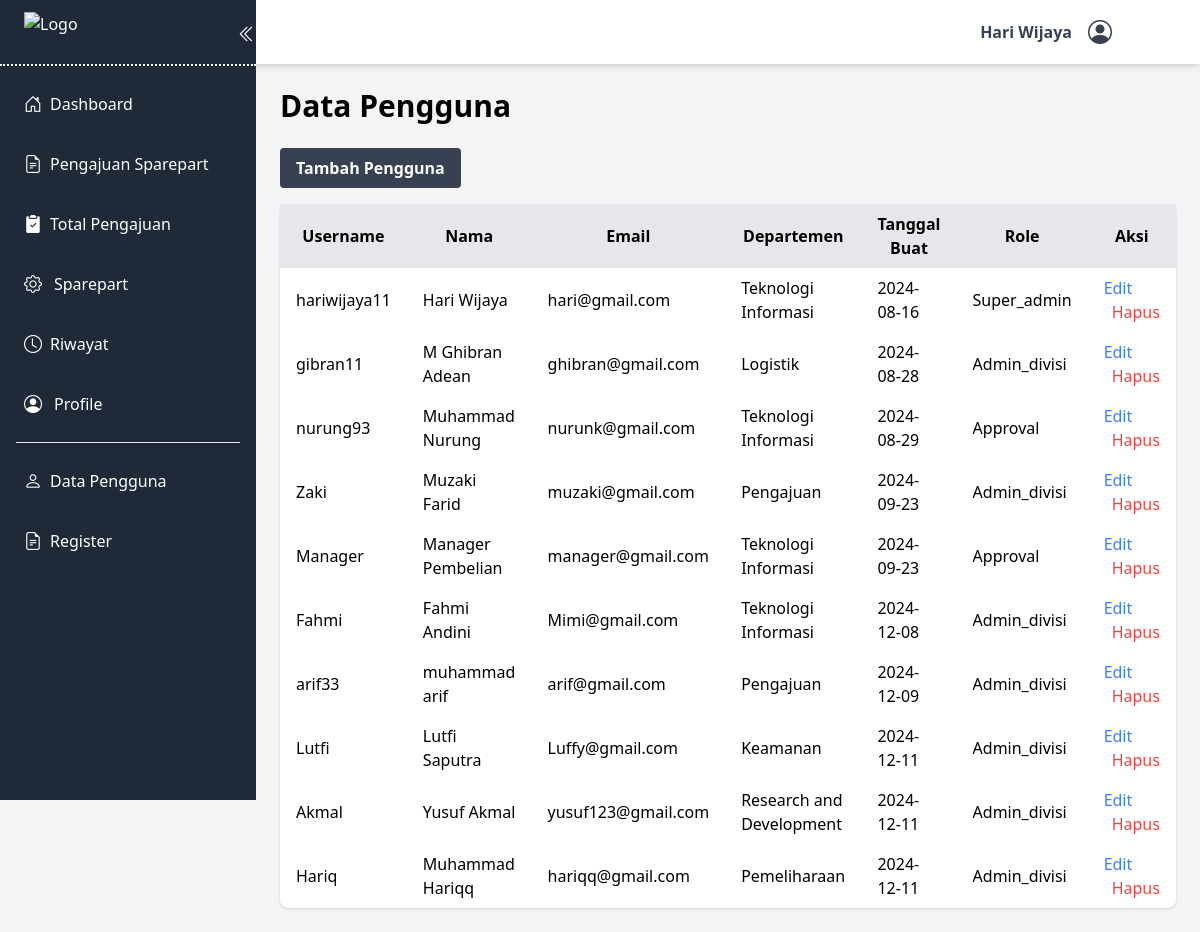
The page /index.php?page=datapengguna (signed in) on the database its author committed.
### tables this page shows
CREATE TABLE `pengguna` (
  `id_pengguna` int(11) NOT NULL,
  `username` varchar(100) NOT NULL,
  `nm_pengguna` varchar(100) NOT NULL,
  `email` varchar(255) NOT NULL,
  `id_divisi` int(11) NOT NULL,
  `tgl_buat` date NOT NULL,
  `password` varchar(255) NOT NULL,
  `role` enum('super_admin','admin_divisi','approval') NOT NULL,
  `foto_profil` varchar(255) DEFAULT NULL
);

CREATE TABLE `divisi` (
  `id_divisi` int(11) NOT NULL,
  `nm_divisi` varchar(100) NOT NULL
);

### controllers/data_penggunaController.php (called while the page is built, shortened)
<?php
require_once __DIR__ . '/../config/database.php';
function getPenggunaList()
{
    global $pdo;
    $stmt = $pdo->prepare("SELECT p.*, d.nm_divisi FROM pengguna p LEFT JOIN divisi d ON p.id_divisi = d.id_divisi");
    $stmt->execute();
    $penggunas = $stmt->fetchAll(PDO::FETCH_ASSOC);
    return $penggunas;
}
$penggunas = getPenggunaList();
?>

### views/data_pengguna.php (the view, shortened to what this page needs)
<?php
require_once 'partials/navbar.php';
require_once '../penjualan/controllers/data_penggunaController.php';
$role = $_SESSION['role'];
?>
<!DOCTYPE html>
<html lang="en">
<head>
    <link href="https://cdn.jsdelivr.net/npm/tailwindcss@2.2.19/dist/tailwind.min.css" rel="stylesheet">
    <link rel="stylesheet" href="https://cdn.jsdelivr.net/npm/bootstrap-icons@1.9.1/font/bootstrap-icons.css">
</head>
<body class="bg-gray-100">
    <div id="sidebar"
        class="sidebar bg-gray-800 text-white h-screen fixed top-0 left-0 overflow-y-auto z-10 w-64 transition-transform duration-300">
        <div class="p-3 relative">
            <img src="https://sikp.pusri.co.id/static/media/logo-white.b054006e16dac76de809.png" alt="Logo"
                class="ml-3 w-15 h-10 mx-auto">
            <button id="toggleSidebar" class="absolute mt-2 top-3 right-0 focus:outline-none">
                <i class="bi bi-chevron-double-left text-lg"></i>
            </button>
        </div>
        <hr class="border-t-2 border-dotted border-white">
        <nav class="p-4">
            <ul>
                <li class="mb-4">
                    <a href="/penjualan/index.php?page=dashboard"
                        class="flex items-center text-white hover:bg-gray-500 p-2 rounded">
                        <i class="bi bi-house-door text-lg mr-2"></i>
                        Dashboard
                    </a>
                </li>
                <?php if ($role !== 'approval'): ?>
                    <li class="mb-4">
                        <a href="index.php?page=pengajuan"
                            class="flex items-center text-white hover:bg-gray-500 p-2 rounded">
                            <i class="bi bi-file-earmark-text text-lg mr-2"></i>
                            Pengajuan Sparepart
                        </a>
                    </li>
                <?php endif; ?>
                <li class="mb-4">
                    <a href="/penjualan/index.php?page=totalpengajuan"
                        class="flex items-center text-white hover:bg-gray-500 p-2 rounded">
                        <i class="bi bi-clipboard2-check-fill text-lg mr-2"></i>
                        Total Pengajuan
                    </a>
                </li>
                <li class="mb-4">
                    <a href="/penjualan/index.php?page=sparepart"
                        class="flex items-center text-white hover:bg-gray-500 p-2 rounded">
                        <i class="bi bi-gear text-lg mr-3"></i>
                        Sparepart
                    </a>
                </li>
                <li class="mb-4">
                    <a href="index.php?page=riwayat" class="flex items-center text-white hover:bg-gray-500 p-2 rounded">
                        <i class="bi bi-clock text-lg mr-2"></i>
                        Riwayat
                    </a>
                </li>
            </ul>
            <ul>
                <li class="mb-4 mt-4">
                    <a href="index.php?page=profile" class="flex items-center text-white hover:bg-gray-500 p-2 rounded">
                        <i class="bi bi-person-circle text-lg mr-3"></i>
                        Profile
                    </a>
                </li>
            </ul>
            <hr>
            <ul>
                <?php if ($role !== 'approval' && $role !== 'admin_divisi'): ?>
                    <li class="mb-4 mt-4">
                        <a href="index.php?page=datapengguna"
                            class="flex items-center text-white hover:bg-gray-500 p-2 rounded">
                            <i class="bi bi-person text-lg mr-2"></i>
                            Data Pengguna
                        </a>
                    </li>
                <?php endif; ?>
            </ul>
            <ul>
                <?php if ($role !== 'approval' && $role !== 'admin_divisi'): ?>
                    <li class="mb-4">
                        <a href="index.php?page=register"
                            class="flex items-center text-white hover:bg-gray-500 p-2 rounded">
                            <i class="bi bi-file-earmark-text text-lg mr-2"></i>
                            Register
                        </a>
                    </li>
                <?php endif; ?>
            </ul>
        </nav>
    </div>
    <div id="mainContent" class="ml-64 p-6 transition-all duration-300">
        <h1 class="text-3xl font-bold mb-6">Data Pengguna</h1>
        <button onclick="document.getElementById('addUserModal').classList.remove('hidden')"
            class="bg-gray-700 hover:bg-blue-900 text-white font-bold py-2 px-4 rounded mb-4">
            Tambah Pengguna
        </button>
        <table class="min-w-full bg-white rounded-lg shadow">
            <thead>
                <tr>
                    <th class="py-2 px-4 bg-gray-200">Username</th>
                    <th class="py-2 px-4 bg-gray-200">Nama</th>
                    <th class="py-2 px-4 bg-gray-200">Email</th>
                    <th class="py-2 px-4 bg-gray-200">Departemen</th>
                    <th class="py-2 px-4 bg-gray-200">Tanggal Buat</th>
                    <th class="py-2 px-4 bg-gray-200">Role</th>
                    <th class="py-2 px-4 bg-gray-200">Aksi</th>
                </tr>
            </thead>
            <tbody>
                <?php foreach ($penggunas as $pengguna): ?>
                    <tr>
                        <td class="py-2 px-4"><?php echo $pengguna['username']; ?></td>
                        <td class="py-2 px-4"><?php echo $pengguna['nm_pengguna']; ?></td>
                        <td class="py-2 px-4"><?php echo $pengguna['email']; ?></td>
                        <td class="py-2 px-4"><?php echo $pengguna['nm_divisi']; ?></td>
                        <td class="py-2 px-4"><?php echo $pengguna['tgl_buat']; ?></td>
                        <td class="py-2 px-4"><?php echo ucfirst($pengguna['role']); ?></td>
                        <td class="py-2 px-4">
                            <a href="index.php?page=datapengguna&edit=<?php echo $pengguna['id_pengguna']; ?>"
                                class="text-blue-500 hover:text-blue-700">Edit</a>
                            <a href="index.php?page=datapengguna&delete=<?php echo $pengguna['id_pengguna']; ?>"
                                class="text-red-500 hover:text-red-700 ml-2">Hapus</a>
                        </td>
                    </tr>
                <?php endforeach; ?>
            </tbody>
        </table>
</body>
</html>

### rows shown on the page
pengguna: username "hariwijaya11", nm_pengguna "Hari Wijaya", email "hari@gmail.com", id_divisi.nm_divisi "Teknologi Informasi", tgl_buat "2024-08-16", role "Super_admin"
pengguna: username "gibran11", nm_pengguna "M Ghibran Adean", email "ghibran@gmail.com", id_divisi.nm_divisi "Logistik", tgl_buat "2024-08-28", role "Admin_divisi"
pengguna: username "nurung93", nm_pengguna "Muhammad Nurung", email "nurunk@gmail.com", id_divisi.nm_divisi "Teknologi Informasi", tgl_buat "2024-08-29", role "Approval"
pengguna: username "Zaki", nm_pengguna "Muzaki Farid", email "muzaki@gmail.com", id_divisi.nm_divisi "Pengajuan", tgl_buat "2024-09-23", role "Admin_divisi"
pengguna: username "Manager", nm_pengguna "Manager Pembelian", email "manager@gmail.com", id_divisi.nm_divisi "Teknologi Informasi", tgl_buat "2024-09-23", role "Approval"
pengguna: username "Fahmi", nm_pengguna "Fahmi Andini", email "Mimi@gmail.com", id_divisi.nm_divisi "Teknologi Informasi", tgl_buat "2024-12-08", role "Admin_divisi"
pengguna: username "arif33", nm_pengguna "muhammad arif", email "arif@gmail.com", id_divisi.nm_divisi "Pengajuan", tgl_buat "2024-12-09", role "Admin_divisi"
pengguna: username "Lutfi", nm_pengguna "Lutfi Saputra", email "Luffy@gmail.com", id_divisi.nm_divisi "Keamanan", tgl_buat "2024-12-11", role "Admin_divisi"
pengguna: username "Akmal", nm_pengguna "Yusuf Akmal", email "yusuf123@gmail.com", id_divisi.nm_divisi "Research and Development", tgl_buat "2024-12-11", role "Admin_divisi"
pengguna: username "Hariq", nm_pengguna "Muhammad Hariqq", email "hariqq@gmail.com", id_divisi.nm_divisi "Pemeliharaan", tgl_buat "2024-12-11", role "Admin_divisi"

### other values the page prints
$_SESSION['nm_pengguna'] "Hari Wijaya"
